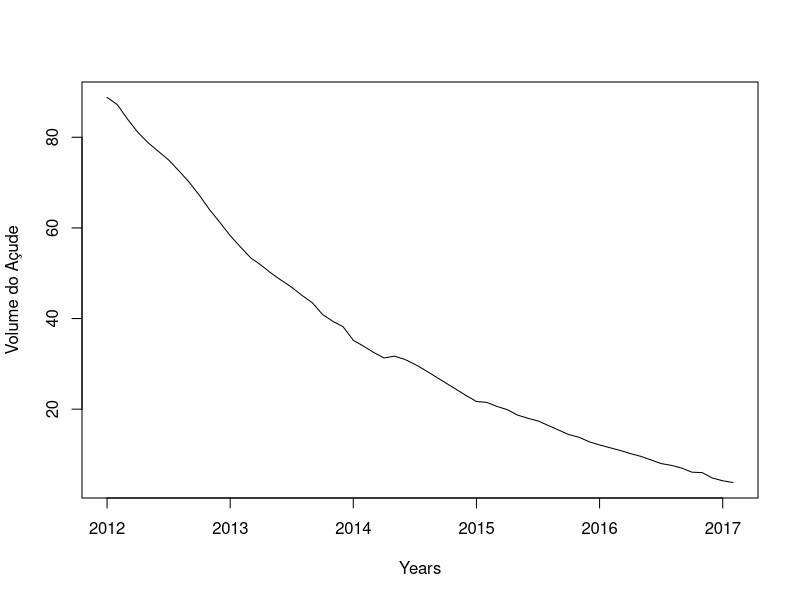
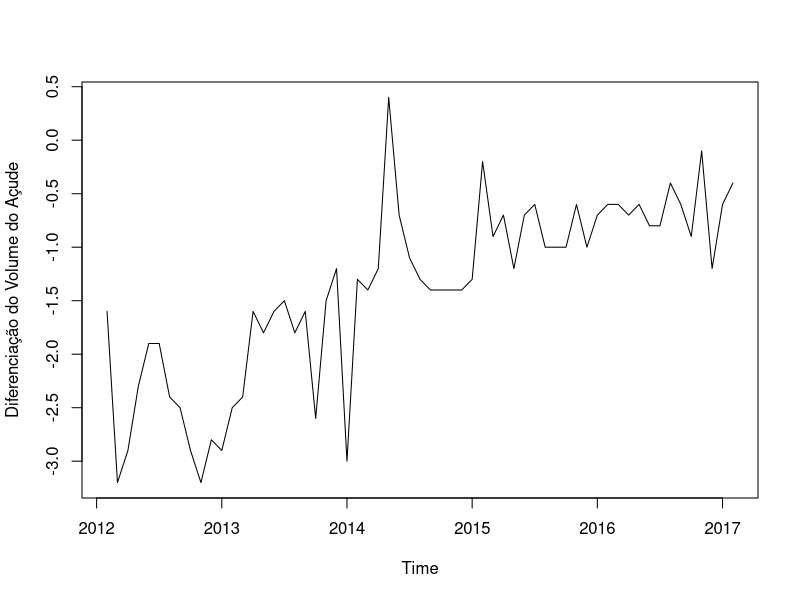
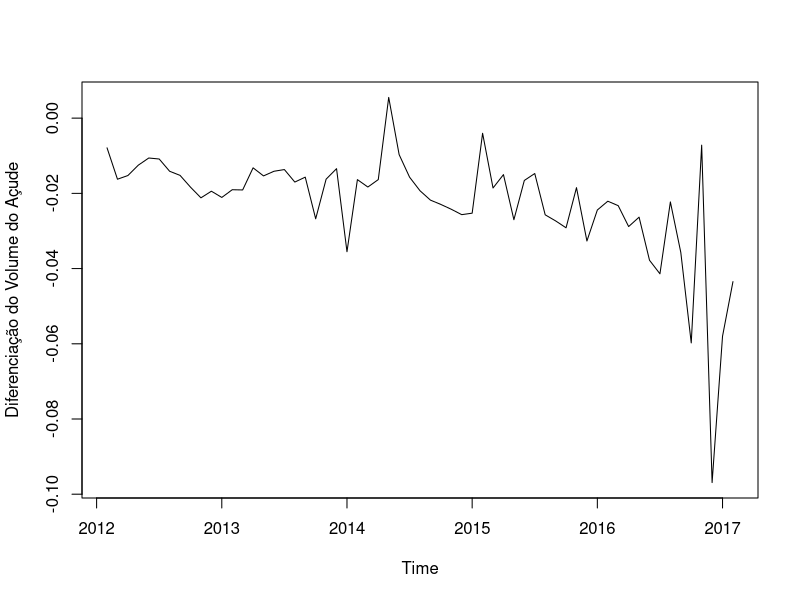
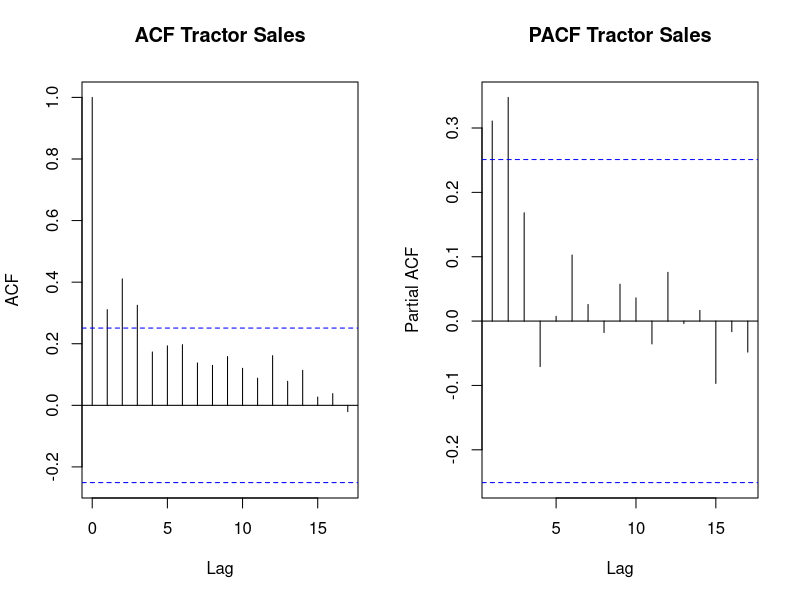
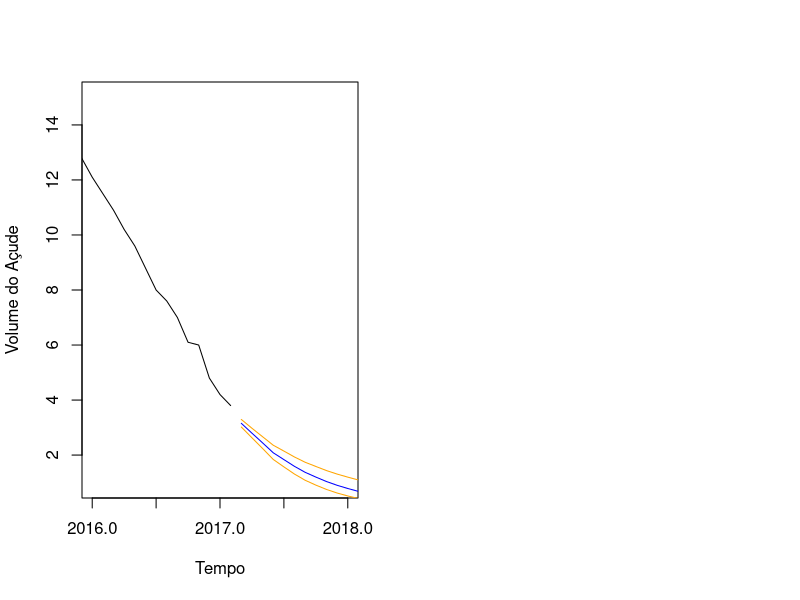

The R source for these figures, in order:
## ---- chunk 1
library(forecast)
library(dplyr)
library(ggplot2)
library(zoo)

volumes.data <- read.csv("../data/boqueirao_final.csv")

volumes.por.mes <- volumes.data %>%
  group_by(ano, mes) %>%
  summarise(volume = min(volume),
            volume.percentual = min(volume.percentual)) %>%
  filter(ano >= 2012) %>%
  ungroup() %>%
  filter(row_number() != n()) %>%
  group_by(ano,mes)
  
  
## ---- chunk 2

data<-ts(volumes.por.mes$volume.percentual,start = c(2012,1), end = c(2017,2), frequency = 12)

plot(data, xlab="Years", ylab = "Volume do Açude")

## ---- chunk 3

plot(diff(data),ylab="Diferenciação do Volume do Açude")

plot(diff(log10(data)),ylab="Diferenciação do Volume do Açude")

## ---- chunk 4

par(mfrow = c(1,2))
acf(ts(diff(log10(data))),main="ACF Tractor Sales")
pacf(ts(diff(log10(data))),main="PACF Tractor Sales")


## ---- chunk 5

ARIMAfit <- auto.arima(log10(data), approximation=FALSE,trace=FALSE)
summary(ARIMAfit)
## ---- chunk 6

# pred <- predict(ARIMAfit, n.ahead = 12)
# pred.df <- data.frame(Y=as.matrix(10^(pred$pred)),date=as.Date(as.yearmon(time(pred$pred))))
# print(pred.df)
# plot(data,type="l",xlim=c(2016,2018),ylim=c(1,15),xlab = "Tempo",ylab = "Volume do Açude")
# lines(10^(pred$pred),col="blue")
# lines(10^(pred$pred+2*pred$se),col="orange")
# lines(10^(pred$pred-2*pred$se),col="orange")

pred <- forecast(ARIMAfit, h=12, level=90)
pred.df <- data.frame(volume=(10^(pred$mean)),date=as.Date(as.yearmon(time(pred$mean))))
history.df <- data.frame(volume=(10^(pred$x)),date=as.Date(as.yearmon(time(pred$x))))
curve <- list(pred=pred.df,history=history.df)
print(pred.df)
plot(data,type="l",xlim=c(2016,2018),ylim=c(1,15),xlab = "Tempo",ylab = "Volume do Açude")
lines(10^(pred$mean),col="blue")
lines(10^(pred$upper),col="orange")
lines(10^(pred$lower),col="orange")

## ---- chunk 7

write.csv(volumes.por.mes, "../data/historico-boqueirao.csv", row.names = F)
write.csv(pred.df, "../data/predicao-boqueirao.csv", row.names = F)

